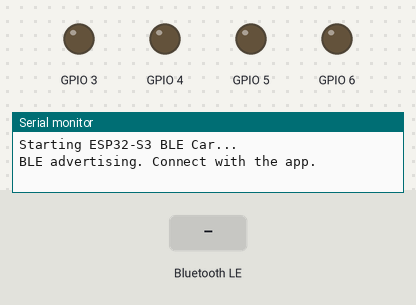
This sketch was run on a simulated ESP32-C3. On the bench: output pins drawn as LEDs (lit = HIGH), the last lines printed to the serial monitor. The test bench sets the inputs (shaded band). Nothing arrives over Bluetooth unless stated; a phone connects over Bluetooth LE 3 s after start.

Above: at 1.4 s.
1.5 s: Bluetooth LE write "forward" received
At 2.7 s:
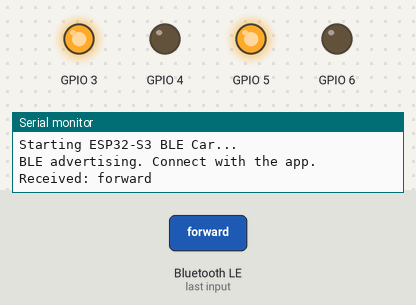
3.0 s: Bluetooth LE write "backward" received
At 4.2 s:
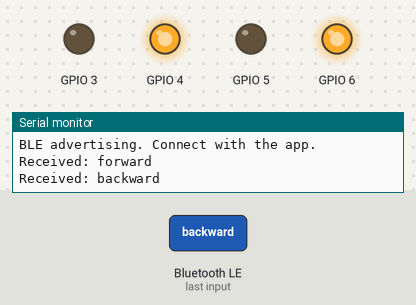
4.5 s: Bluetooth LE write "left" received
At 5.4 s:
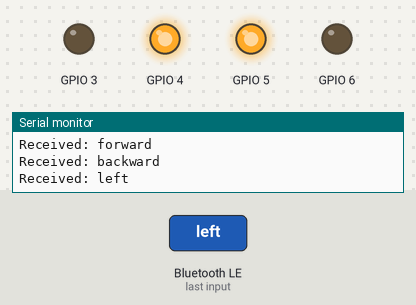
Timing chart, 0 to 7.5 s (numbered marks = the images above; inputs shaded):
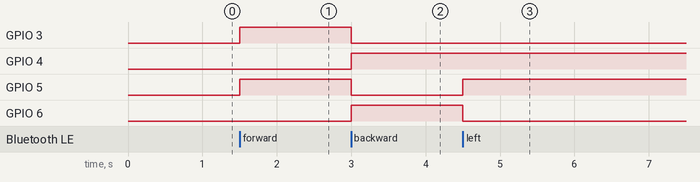

Measured:
- after the input at 1.5 s, GPIO 3, GPIO 5: LOW → HIGH at once
- after the input at 3.0 s, GPIO 3, GPIO 5: HIGH → LOW at once; GPIO 4, GPIO 6: LOW → HIGH at once
- after the input at 4.5 s, GPIO 5: LOW → HIGH at once; GPIO 6: HIGH → LOW at once

The sketch:

esp32s3_car_ble.ino
```cpp
#include <Arduino.h>
#include <BLEDevice.h>
#include <BLEServer.h>
#include <BLEUtils.h>
#include <BLE2902.h>
#include "car.h"

// Built-in RGB LED on ESP32-S3 boards that support RGB_BUILTIN.
// Use red while idle and green when a client is connected.
#ifndef RGB_BUILTIN
#define RGB_BUILTIN 48
#endif

// UUIDs — keep these in sync with the React Native app.
#define SERVICE_UUID        "4fafc201-1fb5-459e-8fcc-c5c9c331914b"
#define CHARACTERISTIC_UUID "beb5483e-36e1-4688-b7f5-ea07361f1196"

Car car(3, 4, 5, 6); // ESP32-S3 safe GPIOs for DRV8833

BLEServer *pServer = nullptr;

void setLedState(bool connected)
{
    if (connected) {
        rgbLedWrite(RGB_BUILTIN, 0, 255, 0); // green
    } else {
        rgbLedWrite(RGB_BUILTIN, 255, 0, 0); // red
    }
}

class ServerCallbacks : public BLEServerCallbacks
{
    void onConnect(BLEServer *server) override
    {
        setLedState(true);
    }

    void onDisconnect(BLEServer *server) override
    {
        setLedState(false);
        BLEDevice::startAdvertising();
    }
};

class CommandCallback : public BLECharacteristicCallbacks
{
    void onWrite(BLECharacteristic *pChar) override
    {
        String cmd = pChar->getValue();
        cmd.trim();

        Serial.print("Received: ");
        Serial.println(cmd);

        if (cmd == "forward")
            car.forward();
        else if (cmd == "backward")
            car.backward();
        else if (cmd == "left")
            car.left();
        else if (cmd == "right")
            car.right();
        else if (cmd == "stop")
            car.stop();
        else
            Serial.println("Unknown command");
    }
};

void setup()
{
    Serial.begin(115200);
    delay(200);
    Serial.println("Starting ESP32-S3 BLE Car...");

    // TODO: change this name later to the final board name.
    BLEDevice::init("ESP32C3-Car-BLE");
    pServer = BLEDevice::createServer();
    pServer->setCallbacks(new ServerCallbacks());
    BLEService *pService = pServer->createService(SERVICE_UUID);

    BLECharacteristic *pChar = pService->createCharacteristic(
        CHARACTERISTIC_UUID,
        BLECharacteristic::PROPERTY_WRITE | BLECharacteristic::PROPERTY_WRITE_NR);

    pChar->addDescriptor(new BLE2902());
    pChar->setCallbacks(new CommandCallback());
    pChar->setValue("stop");

    pService->start();

    BLEAdvertising *pAdvertising = BLEDevice::getAdvertising();
    pAdvertising->addServiceUUID(SERVICE_UUID);
    pAdvertising->setScanResponse(true);
    pAdvertising->setMinPreferred(0x0);
    BLEDevice::startAdvertising();
    setLedState(false);

    Serial.println("BLE advertising. Connect with the app.");
}

void loop()
{
    delay(10);
}
```

car.cpp
```cpp
#include "car.h"

Car::Car(int in1M1, int in2M1, int in1M2, int in2M2/*, int lightPin*/)
    // : lightPin(lightPin)
{
    motor1.setUp(in1M1, in2M1);
    motor2.setUp(in1M2, in2M2);
    // pinMode(lightPin, OUTPUT);
    // digitalWrite(lightPin, LOW);
}

void Car::forward()
{
    motor1.forward();
    motor2.forward();
}

void Car::backward()
{
    motor1.backward();
    motor2.backward();
}

void Car::left()
{
    motor1.backward();
    motor2.forward();
}

void Car::right()
{
    motor1.forward();
    motor2.forward();
}

void Car::stop()
{
    motor1.stop();
    motor2.stop();
}
```

car.h
```cpp
#include <Arduino.h>
#include "motor.h"

class Car
{
public:
    Car(int in1M1, int in2M1, int in1M2, int in2M2/*, int lightPin*/);
    void forward();
    void backward();
    void left();
    void right();
    void stop();
    // void update(unsigned long now);

private:
    Motor motor1, motor2;
    // int lightPin;
    // bool moving = false;
    // unsigned long lastToggle = 0;
    // bool ledState = false;
};
```

motor.cpp
```cpp
#include "motor.h"

void Motor::setUp(int in1, int in2)
{
    this->in1 = in1;
    this->in2 = in2;

    pinMode(in1, OUTPUT);
    pinMode(in2, OUTPUT);

    stop();
}

void Motor::forward()
{
    digitalWrite(in1, HIGH);
    digitalWrite(in2, LOW);
}

void Motor::backward()
{
    digitalWrite(in1, LOW);
    digitalWrite(in2, HIGH);
}

void Motor::stop()
{
    digitalWrite(in1, LOW);
    digitalWrite(in2, LOW);
}

void Motor::setSpeed(int speed)
{
    this->speed = speed;
}
```

motor.h
```cpp
#include <Arduino.h>

class Motor
{
public:
    void forward();
    void backward();
    void stop();
    void setSpeed(int speed);
    void setUp(int in1, int in2);

private:
    int in1, in2, speed = 255;
};
```
